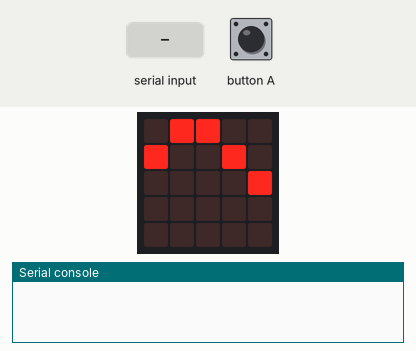
Bench run of a program on a simulated BBC micro:bit (MakeCode). Parts: the board's 5×5 LED display, the last lines printed to the serial console. The inputs (shaded band) are chosen by the test bench.

Above: at 1.25 s.
1.3 s: "Connect" typed at the serial console, then Enter
At 1.6 s:
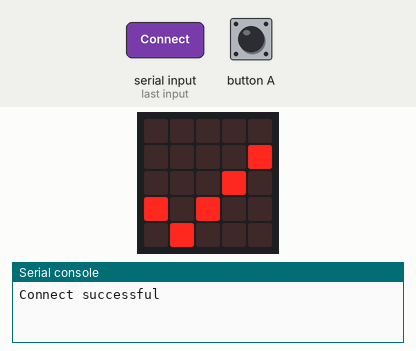
4.3 s: button A pressed for 0.15 s
At 6.1 s:
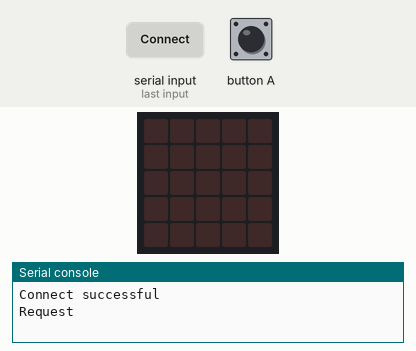
6.3 s: ":" typed at the serial console, then Enter
Timing chart, 0 to 9.3 s (numbered marks = the images above; inputs shaded):
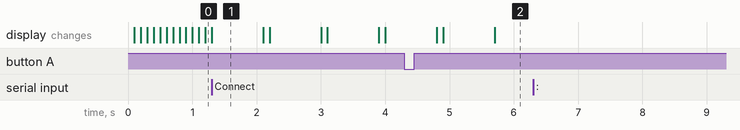

The program:

main.ts
```typescript
serial.redirectToUSB()
let connected = false
display.show(new display.spinning) // loading animation


serial.onDataReceived(serial.delimiters(Delimiters.Hash), function () {
    let msg = serial.readUntil(serial.delimiters(Delimiters.Hash))
    if (!connected) {
        connected = true
        display.show(new display.success)
        if (msg == "Connect")
            console.log("Connect successful")
    }
    else if (msg.includes(":")) {
        let m = msg.split(":")
        let id = m[0]
        let parameter = m[1]
        console.log("Running gesture: " + id)
        data.store.load(parameter)
    }
})

input.onButtonPressed(Button.A, function () {
    serial.writeLine("Request")
    basic.pause(7000)
    display.show(new display.weather(data.store.data))
})
```

display.ts
```typescript
// Display controls the animations to show

namespace display {
    // Animations should implements the animation interface
    interface animation {
        status: boolean
        show: () => void
        stop: () => void
    }
    let current: animation = null

    export function show(animation: animation): void {
        stop()
        current = animation
        control.inBackground(function () {
            current.show()
        })
    }

    export function stop() {
        if (current) {
            current.stop()
        }
        basic.clearScreen()
        led.stopAnimation()
        current = null
    }

    export function status(): boolean {
        return current ? current.status : false
    }

    // Weather displays the weather data on screen
    export class weather implements animation {
        status: boolean
        data: data.weather

        constructor(data: data.weather) { this.data = data }

        show(): void {
            let kind = ""
            switch (this.data.kind) {
                case data.wkind.Sunny:
                    kind = "Sunny"; break
                case data.wkind.Cloudy:
                    kind = "Cloudy"; break
                case data.wkind.Rainy:
                    kind = "Rainy"; break
            }
            let show_string:string = kind + ' ' + this.data.temperature1 + '~' + this.data.temperature2
            basic.showString(show_string, 120)
        }

        stop() { this.status = false }
    }

    // Spinning is an animation for loading
    export class spinning implements animation {
        status: boolean

        show(): void {
            if (!this.status) {
                this.status = true
                let img = images.createBigImage(`
                        # . . . . . . . . #
                        . # . . . . . . # .
                        . . # . . . . # . .
                        . . . # . . # . . .
                        . . . . # # . . . .
                    `)
                while (this.status)
                    img.scrollImage(1, 100)
            }
        }

        stop() { this.status = false }
    }

    // Success is an animation when an action's done successful
    export class success implements animation {
        status: boolean

        show(): void {
            if (!this.status) {
                this.status = true

                for(let i = 0; i < 5 && this.status; i++) {
                    basic.showIcon(IconNames.Yes)
                    basic.pause(200)
                    basic.clearScreen()
                    basic.pause(100)
                }
            }
        }

        stop() { this.status = false }
    }
}
```

data.ts
```typescript
// Add your code here

namespace data {
    export enum wkind {
        Sunny,
        Cloudy,
        Rainy
    }

    export class weather {
        kind: wkind
        temperature1: number
        temperature2: number

        constructor (kind: wkind, temp1: number, temp2: number) {
            this.kind = kind
            this.temperature1 = temp1
            this.temperature2 = temp2
        }
    }

    function decode (data: string): weather {
        // data format: kind-temperature1-temperature2
        let kind: wkind = parseInt(data[0])
        let i
        for (i = 2; data[i] != '-'; i++);
        let temperature1 = parseInt(data.slice(2, i))
        let temperature2 = parseInt(data.slice(i+1, data.length()))
        return new weather(kind, temperature1, temperature2)
    }

    // Store
    class weatherStore {
        data: weather
        update_at: number

        load (data: string): void {
            this.data = decode(data)
            console.log("Successful loaded new weather data: " + data)
        }
    }

    export let store: weatherStore = new weatherStore
}
```

test.ts
```typescript
// tests go here; this will not be compiled when this package is used as an extension.

let test_data = new data.weather(data.wkind.Sunny, 20, 23)
```

Measured:
- after the input at 1.3 s, the display: changes at once (image 1)
- what the display in image 1 shows lasts 0.8 s, from 1.3 s to 2.1 s
